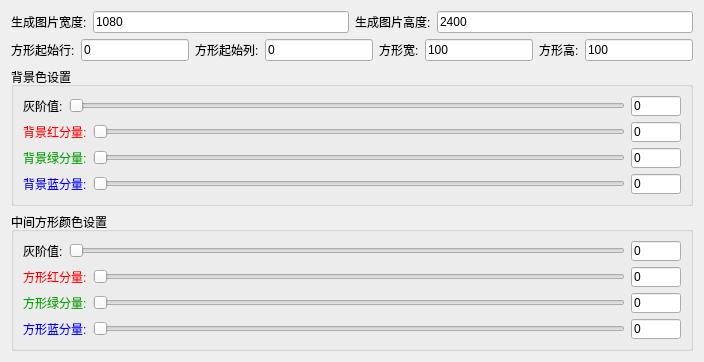
        <widget class="QWidget" name="tab_3">
         <attribute name="title">
          <string>中间方形图</string>
         </attribute>
         <layout class="QGridLayout" name="gridLayout_10">
          <item row="0" column="0">
           <layout class="QVBoxLayout" name="verticalLayout_9">
            <item>
             <layout class="QHBoxLayout" name="horizontalLayout_58">
              <item>
               <layout class="QHBoxLayout" name="horizontalLayout_27">
                <item>
                 <widget class="QLabel" name="label_26">
                  <property name="text">
                   <string>生成图片宽度:</string>
                  </property>
                 </widget>
                </item>
                <item>
                 <widget class="QLineEdit" name="Type3_width">
                  <property name="text">
                   <string>1080</string>
                  </property>
                 </widget>
                </item>
               </layout>
              </item>
              <item>
               <layout class="QHBoxLayout" name="horizontalLayout_25">
                <item>
                 <widget class="QLabel" name="label_24">
                  <property name="text">
                   <string>生成图片高度:</string>
                  </property>
                 </widget>
                </item>
                <item>
                 <widget class="QLineEdit" name="Type3_height">
                  <property name="text">
                   <string>2400</string>
                  </property>
                 </widget>
                </item>
               </layout>
              </item>
             </layout>
            </item>
            <item>
             <layout class="QHBoxLayout" name="horizontalLayout_59">
              <item>
               <layout class="QHBoxLayout" name="horizontalLayout_33">
                <item>
                 <widget class="QLabel" name="label_32">
                  <property name="text">
                   <string>方形起始行:</string>
                  </property>
                 </widget>
                </item>
                <item>
                 <widget class="QLineEdit" name="Type3_start_r">
                  <property name="text">
                   <string>0</string>
                  </property>
                 </widget>
                </item>
               </layout>
              </item>
              <item>
               <layout class="QHBoxLayout" name="horizontalLayout_34">
                <item>
                 <widget class="QLabel" name="label_33">
                  <property name="text">
                   <string>方形起始列:</string>
                  </property>
                 </widget>
                </item>
                <item>
                 <widget class="QLineEdit" name="Type3_start_c">
                  <property name="text">
                   <string>0</string>
                  </property>
                 </widget>
                </item>
               </layout>
              </item>
              <item>
               <layout class="QHBoxLayout" name="horizontalLayout_36">
                <item>
                 <widget class="QLabel" name="label_35">
                  <property name="text">
                   <string>方形宽:</string>
                  </property>
                 </widget>
                </item>
                <item>
                 <widget class="QLineEdit" name="Type3_sub_width">
                  <property name="text">
                   <string>100</string>
                  </property>
                 </widget>
                </item>
               </layout>
              </item>
              <item>
               <layout class="QHBoxLayout" name="horizontalLayout_35">
                <item>
                 <widget class="QLabel" name="label_34">
                  <property name="text">
                   <string>方形高:</string>
                  </property>
                 </widget>
                </item>
                <item>
                 <widget class="QLineEdit" name="Type3_sub_height">
                  <property name="text">
                   <string>100</string>
                  </property>
                 </widget>
                </item>
               </layout>
              </item>
             </layout>
            </item>
            <item>
             <widget class="QGroupBox" name="groupBox_3">
              <property name="title">
               <string>背景色设置</string>
              </property>
              <layout class="QGridLayout" name="gridLayout_8">
               <item row="0" column="0">
                <layout class="QVBoxLayout" name="verticalLayout_7">
                 <item>
                  <layout class="QHBoxLayout" name="horizontalLayout_14">
                   <item>
                    <widget class="QLabel" name="label_12">
                     <property name="text">
                      <string>灰阶值:</string>
                     </property>
                    </widget>
                   </item>
                   <item>
                    <widget class="QSlider" name="Type3_back_gray">
                     <property name="maximum">
                      <number>255</number>
                     </property>
                     <property name="orientation">
                      <enum>Qt::Horizontal</enum>
                     </property>
                    </widget>
                   </item>
                   <item>
                    <widget class="QLineEdit" name="Type3_back_gray_val">
                     <property name="maximumSize">
                      <size>
                       <width>50</width>
                       <height>20</height>
                      </size>
                     </property>
                     <property name="text">
                      <string>0</string>
                     </property>
                    </widget>
                   </item>
                  </layout>
                 </item>
                 <item>
                  <layout class="QHBoxLayout" name="horizontalLayout_26">
                   <item>
                    <widget class="QLabel" name="label_25">
                     <property name="styleSheet">
                      <string notr="true">color: rgb(255, 0, 0);</string>
                     </property>
                     <property name="text">
                      <string>背景红分量:</string>
                     </property>
                    </widget>
                   </item>
                   <item>
                    <widget class="QSlider" name="Type3_back_r">
                     <property name="maximum">
                      <number>255</number>
                     </property>
                     <property name="orientation">
                      <enum>Qt::Horizontal</enum>
                     </property>
                    </widget>
                   </item>
                   <item>
                    <widget class="QLineEdit" name="Type3_back_r_val">
                     <property name="maximumSize">
                      <size>
                       <width>50</width>
                       <height>20</height>
                      </size>
                     </property>
                     <property name="text">
                      <string>0</string>
                     </property>
                    </widget>
                   </item>
                  </layout>
                 </item>
                 <item>
                  <layout class="QHBoxLayout" name="horizontalLayout_28">
                   <item>
                    <widget class="QLabel" name="label_27">
                     <property name="styleSheet">
                      <string notr="true">color: rgb(0, 170, 0);</string>
                     </property>
                     <property name="text">
                      <string>背景绿分量:</string>
                     </property>
                    </widget>
                   </item>
                   <item>
                    <widget class="QSlider" name="Type3_back_g">
                     <property name="maximum">
                      <number>255</number>
                     </property>
                     <property name="orientation">
                      <enum>Qt::Horizontal</enum>
                     </property>
                    </widget>
                   </item>
                   <item>
                    <widget class="QLineEdit" name="Type3_back_g_val">
                     <property name="maximumSize">
                      <size>
                       <width>50</width>
                       <height>20</height>
                      </size>
                     </property>
                     <property name="text">
                      <string>0</string>
                     </property>
                    </widget>
                   </item>
                  </layout>
                 </item>
                 <item>
                  <layout class="QHBoxLayout" name="horizontalLayout_29">
                   <item>
                    <widget class="QLabel" name="label_28">
                     <property name="styleSheet">
                      <string notr="true">color: rgb(0, 0, 255);</string>
                     </property>
                     <property name="text">
                      <string>背景蓝分量:</string>
                     </property>
                    </widget>
                   </item>
                   <item>
                    <widget class="QSlider" name="Type3_back_b">
                     <property name="maximum">
                      <number>255</number>
                     </property>
                     <property name="orientation">
                      <enum>Qt::Horizontal</enum>
                     </property>
                    </widget>
                   </item>
                   <item>
                    <widget class="QLineEdit" name="Type3_back_b_val">
                     <property name="maximumSize">
                      <size>
                       <width>50</width>
                       <height>20</height>
                      </size>
                     </property>
                     <property name="text">
                      <string>0</string>
                     </property>
                    </widget>
                   </item>
                  </layout>
                 </item>
                </layout>
               </item>
              </layout>
             </widget>
            </item>
            <item>
             <widget class="QGroupBox" name="groupBox_4">
              <property name="title">
               <string>中间方形颜色设置</string>
              </property>
              <layout class="QGridLayout" name="gridLayout_9">
               <item row="0" column="0">
                <layout class="QVBoxLayout" name="verticalLayout_8">
                 <item>
                  <layout class="QHBoxLayout" name="horizontalLayout_12">
                   <item>
                    <widget class="QLabel" name="label_11">
                     <property name="text">
                      <string>灰阶值:</string>
                     </property>
                    </widget>
                   </item>
                   <item>
                    <widget class="QSlider" name="Type3_sub_gray">
                     <property name="maximum">
                      <number>255</number>
                     </property>
                     <property name="orientation">
                      <enum>Qt::Horizontal</enum>
                     </property>
                    </widget>
                   </item>
                   <item>
                    <widget class="QLineEdit" name="Type3_sub_gray_val">
                     <property name="maximumSize">
                      <size>
                       <width>50</width>
                       <height>20</height>
                      </size>
                     </property>
                     <property name="text">
                      <string>0</string>
                     </property>
                    </widget>
                   </item>
                  </layout>
                 </item>
                 <item>
                  <layout class="QHBoxLayout" name="horizontalLayout_32">
                   <item>
                    <widget class="QLabel" name="label_31">
                     <property name="styleSheet">
                      <string notr="true">color: rgb(255, 0, 0);</string>
                     </property>
                     <property name="text">
                      <string>方形红分量:</string>
                     </property>
                    </widget>
                   </item>
                   <item>
                    <widget class="QSlider" name="Type3_sub_r">
                     <property name="maximum">
                      <number>255</number>
                     </property>
                     <property name="orientation">
                      <enum>Qt::Horizontal</enum>
                     </property>
                    </widget>
                   </item>
                   <item>
                    <widget class="QLineEdit" name="Type3_sub_r_val">
                     <property name="maximumSize">
                      <size>
                       <width>50</width>
                       <height>20</height>
                      </size>
                     </property>
                     <property name="text">
                      <string>0</string>
                     </property>
                    </widget>
                   </item>
                  </layout>
                 </item>
                 <item>
                  <layout class="QHBoxLayout" name="horizontalLayout_31">
                   <item>
                    <widget class="QLabel" name="label_30">
                     <property name="styleSheet">
                      <string notr="true">color: rgb(0, 170, 0);</string>
                     </property>
                     <property name="text">
                      <string>方形绿分量:</string>
                     </property>
                    </widget>
                   </item>
                   <item>
                    <widget class="QSlider" name="Type3_sub_g">
                     <property name="maximum">
                      <number>255</number>
                     </property>
                     <property name="orientation">
                      <enum>Qt::Horizontal</enum>
                     </property>
                    </widget>
                   </item>
                   <item>
                    <widget class="QLineEdit" name="Type3_sub_g_val">
                     <property name="maximumSize">
                      <size>
                       <width>50</width>
                       <height>20</height>
                      </size>
                     </property>
                     <property name="text">
                      <string>0</string>
                     </property>
                    </widget>
                   </item>
                  </layout>
                 </item>
                 <item>
                  <layout class="QHBoxLayout" name="horizontalLayout_30">
                   <item>
                    <widget class="QLabel" name="label_29">
                     <property name="styleSheet">
                      <string notr="true">color: rgb(0, 0, 255);</string>
                     </property>
                     <property name="text">
                      <string>方形蓝分量:</string>
                     </property>
                    </widget>
                   </item>
                   <item>
                    <widget class="QSlider" name="Type3_sub_b">
                     <property name="maximum">
                      <number>255</number>
                     </property>
                     <property name="orientation">
                      <enum>Qt::Horizontal</enum>
                     </property>
                    </widget>
                   </item>
                   <item>
                    <widget class="QLineEdit" name="Type3_sub_b_val">
                     <property name="maximumSize">
                      <size>
                       <width>50</width>
                       <height>20</height>
                      </size>
                     </property>
                     <property name="text">
                      <string>0</string>
                     </property>
                    </widget>
                   </item>
                  </layout>
                 </item>
                </layout>
               </item>
              </layout>
             </widget>
            </item>
           </layout>
          </item>
         </layout>
        </widget>
